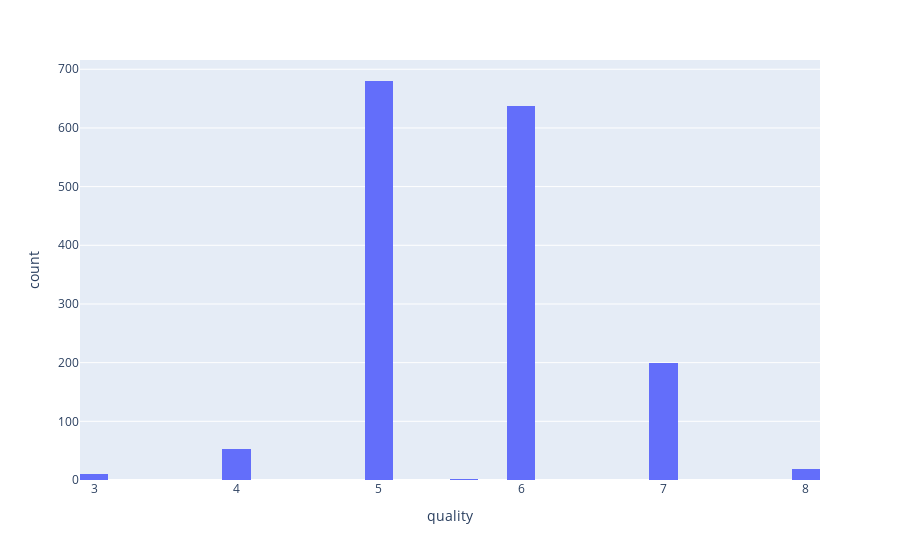

Notebook code for this chart:
### Markdown cell above
#### Lets draw histogram to see the distribution of *quality* variable

### Code cell
fig = px.histogram(df,x='quality')
fig.show()

### Figure 1 — Plotly figure (JSON) as saved in the notebook; plotly's stock layout.template omitted (floating-point values rounded to 4 significant figures; data arrays with more than 128 entries replaced by an {"elided": "..."} marker saying what was removed)
{"data": [{"alignmentgroup": "True", "bingroup": "x", "hovertemplate": "quality=%{x}<br>count=%{y}<extra></extra>", "legendgroup": "", "marker": {"color": "#636efa", "pattern": {"shape": ""}}, "name": "", "offsetgroup": "", "orientation": "v", "showlegend": false, "type": "histogram", "x": {"elided": "1599 float values"}, "xaxis": "x", "yaxis": "y"}], "layout": {"barmode": "relative", "legend": {"tracegroupgap": 0}, "margin": {"t": 60}, "xaxis": {"anchor": "y", "domain": [0, 1], "title": {"text": "quality"}}, "yaxis": {"anchor": "x", "domain": [0, 1], "title": {"text": "count"}}}}
